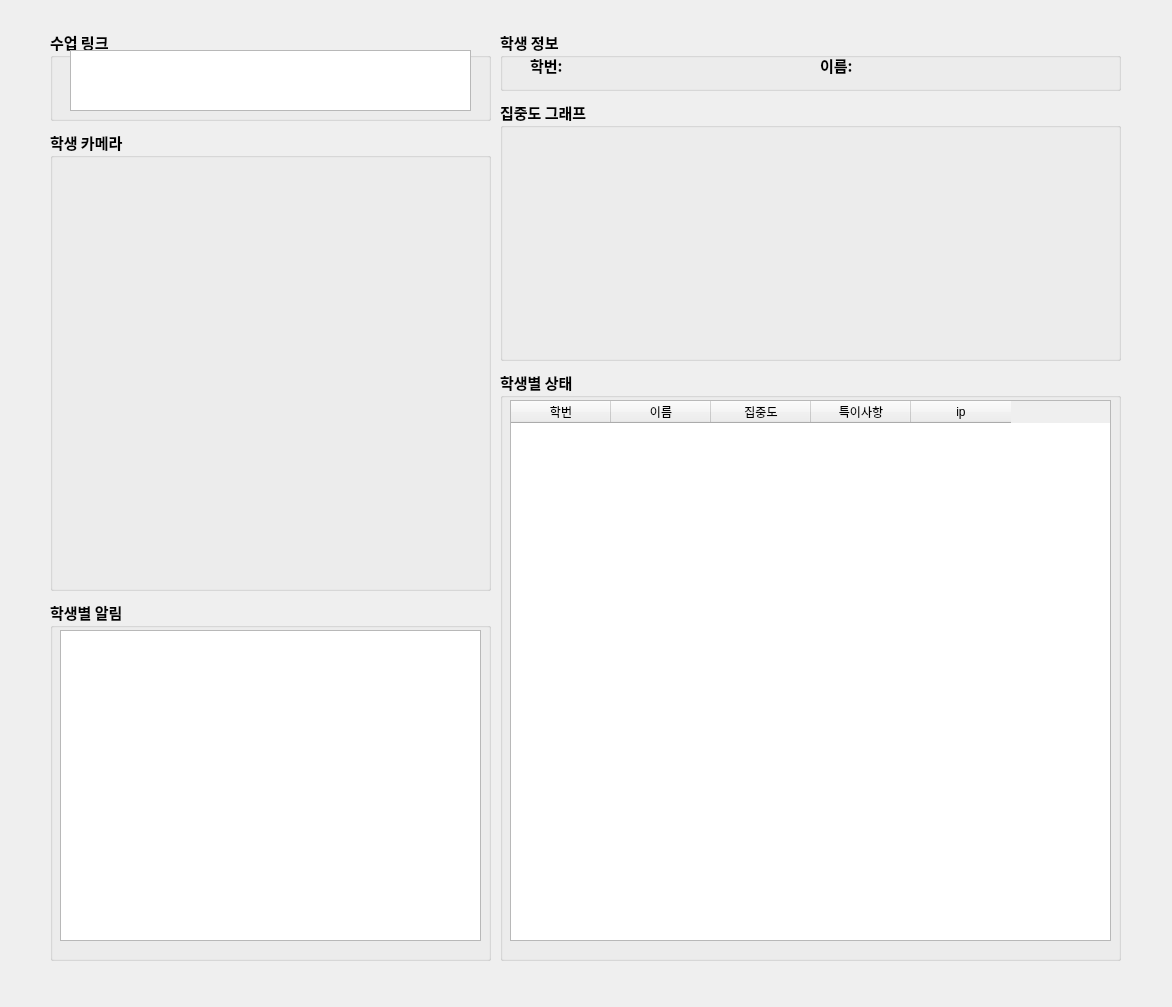
<?xml version="1.0" encoding="UTF-8"?>
<ui version="4.0">
 <class>Form</class>
 <widget class="QWidget" name="Form">
  <property name="geometry">
   <rect>
    <x>0</x>
    <y>0</y>
    <width>1172</width>
    <height>1007</height>
   </rect>
  </property>
  <property name="windowTitle">
   <string>선생님용</string>
  </property>
  <widget class="QGroupBox" name="Concentration_box">
   <property name="geometry">
    <rect>
     <x>500</x>
     <y>100</y>
     <width>621</width>
     <height>261</height>
    </rect>
   </property>
   <property name="font">
    <font>
     <family>나눔스퀘어 Bold</family>
     <pointsize>11</pointsize>
     <weight>75</weight>
     <bold>true</bold>
    </font>
   </property>
   <property name="title">
    <string>집중도 그래프</string>
   </property>
   <widget class="QWidget" name="verticalLayoutWidget">
    <property name="geometry">
     <rect>
      <x>10</x>
      <y>30</y>
      <width>601</width>
      <height>221</height>
     </rect>
    </property>
    <layout class="QVBoxLayout" name="Graph_layout"/>
   </widget>
  </widget>
  <widget class="QGroupBox" name="ClientInfo_box">
   <property name="geometry">
    <rect>
     <x>500</x>
     <y>370</y>
     <width>621</width>
     <height>591</height>
    </rect>
   </property>
   <property name="font">
    <font>
     <family>나눔스퀘어 Bold</family>
     <pointsize>11</pointsize>
     <weight>75</weight>
     <bold>true</bold>
    </font>
   </property>
   <property name="title">
    <string>학생별 상태</string>
   </property>
  </widget>
  <widget class="QGroupBox" name="groupBox">
   <property name="geometry">
    <rect>
     <x>50</x>
     <y>30</y>
     <width>441</width>
     <height>91</height>
    </rect>
   </property>
   <property name="font">
    <font>
     <family>나눔스퀘어 Bold</family>
     <pointsize>11</pointsize>
     <weight>75</weight>
     <bold>true</bold>
    </font>
   </property>
   <property name="title">
    <string>수업 링크</string>
   </property>
   <widget class="QTextEdit" name="code_text">
    <property name="geometry">
     <rect>
      <x>20</x>
      <y>20</y>
      <width>401</width>
      <height>61</height>
     </rect>
    </property>
    <property name="font">
     <font>
      <family>나눔스퀘어</family>
      <pointsize>9</pointsize>
      <weight>50</weight>
      <bold>false</bold>
     </font>
    </property>
    <property name="readOnly">
     <bool>true</bool>
    </property>
   </widget>
  </widget>
  <widget class="QTextBrowser" name="message_TextBrowser">
   <property name="geometry">
    <rect>
     <x>60</x>
     <y>630</y>
     <width>421</width>
     <height>311</height>
    </rect>
   </property>
   <property name="html">
    <string>&lt;!DOCTYPE HTML PUBLIC &quot;-//W3C//DTD HTML 4.0//EN&quot; &quot;http://www.w3.org/TR/REC-html40/strict.dtd&quot;&gt;
&lt;html&gt;&lt;head&gt;&lt;meta name=&quot;qrichtext&quot; content=&quot;1&quot; /&gt;&lt;style type=&quot;text/css&quot;&gt;
p, li { white-space: pre-wrap; }
&lt;/style&gt;&lt;/head&gt;&lt;body style=&quot; font-family:'Gulim'; font-size:9pt; font-weight:400; font-style:normal;&quot;&gt;
&lt;p style=&quot;-qt-paragraph-type:empty; margin-top:0px; margin-bottom:0px; margin-left:0px; margin-right:0px; -qt-block-indent:0; text-indent:0px;&quot;&gt;&lt;br /&gt;&lt;/p&gt;&lt;/body&gt;&lt;/html&gt;</string>
   </property>
  </widget>
  <widget class="QGroupBox" name="UserCam_box">
   <property name="geometry">
    <rect>
     <x>50</x>
     <y>130</y>
     <width>441</width>
     <height>461</height>
    </rect>
   </property>
   <property name="font">
    <font>
     <family>나눔스퀘어 Bold</family>
     <pointsize>11</pointsize>
     <weight>75</weight>
     <bold>true</bold>
    </font>
   </property>
   <property name="title">
    <string>학생 카메라</string>
   </property>
   <widget class="QLabel" name="image_label">
    <property name="geometry">
     <rect>
      <x>10</x>
      <y>40</y>
      <width>411</width>
      <height>401</height>
     </rect>
    </property>
    <property name="text">
     <string/>
    </property>
   </widget>
  </widget>
  <widget class="QGroupBox" name="Message_box">
   <property name="geometry">
    <rect>
     <x>50</x>
     <y>600</y>
     <width>441</width>
     <height>361</height>
    </rect>
   </property>
   <property name="font">
    <font>
     <family>나눔스퀘어 Bold</family>
     <pointsize>11</pointsize>
     <weight>75</weight>
     <bold>true</bold>
    </font>
   </property>
   <property name="title">
    <string>학생별 알림</string>
   </property>
  </widget>
  <widget class="QTableWidget" name="client_table">
   <property name="geometry">
    <rect>
     <x>510</x>
     <y>400</y>
     <width>601</width>
     <height>541</height>
    </rect>
   </property>
   <property name="selectionBehavior">
    <enum>QAbstractItemView::SelectRows</enum>
   </property>
   <property name="sortingEnabled">
    <bool>true</bool>
   </property>
   <column>
    <property name="text">
     <string>학번</string>
    </property>
   </column>
   <column>
    <property name="text">
     <string>이름</string>
    </property>
   </column>
   <column>
    <property name="text">
     <string>집중도</string>
    </property>
   </column>
   <column>
    <property name="text">
     <string>특이사항</string>
    </property>
   </column>
   <column>
    <property name="text">
     <string>ip</string>
    </property>
   </column>
  </widget>
  <widget class="QGroupBox" name="groupBox_2">
   <property name="geometry">
    <rect>
     <x>500</x>
     <y>30</y>
     <width>621</width>
     <height>61</height>
    </rect>
   </property>
   <property name="font">
    <font>
     <family>나눔스퀘어 Bold</family>
     <pointsize>11</pointsize>
     <weight>75</weight>
     <bold>true</bold>
    </font>
   </property>
   <property name="title">
    <string>학생 정보</string>
   </property>
   <widget class="QWidget" name="gridLayoutWidget">
    <property name="geometry">
     <rect>
      <x>30</x>
      <y>20</y>
      <width>291</width>
      <height>31</height>
     </rect>
    </property>
    <layout class="QGridLayout" name="gridLayout">
     <property name="horizontalSpacing">
      <number>6</number>
     </property>
     <item row="0" column="1">
      <widget class="QLabel" name="student_num_label">
       <property name="text">
        <string/>
       </property>
      </widget>
     </item>
     <item row="0" column="0">
      <widget class="QLabel" name="label">
       <property name="text">
        <string>학번:</string>
       </property>
      </widget>
     </item>
    </layout>
   </widget>
   <widget class="QWidget" name="gridLayoutWidget_2">
    <property name="geometry">
     <rect>
      <x>320</x>
      <y>20</y>
      <width>291</width>
      <height>31</height>
     </rect>
    </property>
    <layout class="QGridLayout" name="gridLayout_2">
     <property name="horizontalSpacing">
      <number>6</number>
     </property>
     <item row="0" column="1">
      <widget class="QLabel" name="student_name_label">
       <property name="text">
        <string/>
       </property>
      </widget>
     </item>
     <item row="0" column="0">
      <widget class="QLabel" name="label_3">
       <property name="text">
        <string>이름:</string>
       </property>
      </widget>
     </item>
    </layout>
   </widget>
  </widget>
  <zorder>groupBox_2</zorder>
  <zorder>Message_box</zorder>
  <zorder>Concentration_box</zorder>
  <zorder>ClientInfo_box</zorder>
  <zorder>groupBox</zorder>
  <zorder>message_TextBrowser</zorder>
  <zorder>UserCam_box</zorder>
  <zorder>client_table</zorder>
 </widget>
 <resources/>
 <connections/>
</ui>
